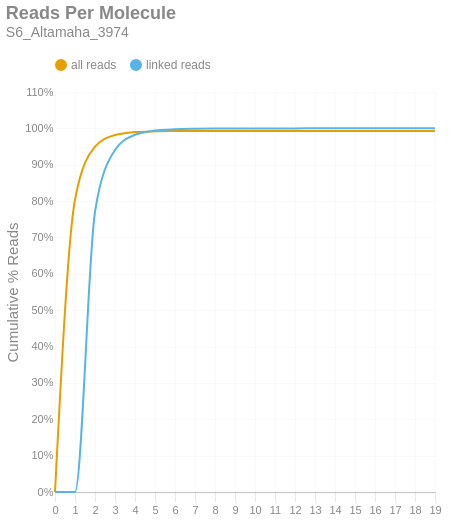

This figure's notebook cell:
### Markdown cell above
### Reads per Molecule
This chart shows the cumulative distribution of the number of reads per linked molecule. That is, how many alignments are associated with a unique molecule. This excludes the number of reads associated with invalid or absent linked-read barcodes. The `linked` histogram is the percentages recalculated when disregarding singletons.

### Code cell
if SKIPLR:
    print_html(f"Skipped")
else:
    counts = np.bincount(valids['reads'].cast(pl.Int64).to_numpy())
    weighted = counts * np.arange(len(counts))
    all_perc = weighted / n_reads
    linked_perc = weighted / n_linked_reads
    linked_perc[1] = 0
    binned_df = pl.DataFrame({
        'readsper': list(range(len(counts))),
        'all reads (cumsum)': np.cumsum(all_perc).tolist(),
        'linked reads (cumsum)': np.cumsum(linked_perc).tolist(),
    })

    with SafeRender(binned_df):
        (
            density_plot(binned_df, 'Reads Per Molecule', samplename, 'readspmol')
            .encode(
                x=alt.X('readsper:O', title=None).axis(labelAngle=0).scale(padding=0),
                y=alt.Y('value:Q', title='Cumulative % Reads').axis(format='%').stack(False),
                color=alt.Color("key:N").scale(domain=["all reads", "linked reads"]),
                tooltip=[
                    alt.Tooltip("key:N", title="Data Type"),
                    alt.Tooltip("readsper:O", title="Reads Per Molecule"),
                    alt.Tooltip("value:Q", format=".2%", title="% Reads (Cum.)")
                ]            
            )
        ).display()

### Figure 1 — Vega-Lite specification as saved in the notebook (floating-point values rounded to 4 significant figures)
{"width": "container", "height": 400, "config": {"title": {"anchor": "start", "dy": -15, "fontSize": 18, "color": "#888888", "subtitleColor": "#888888", "subtitleFontSize": 14}, "arc": {"fill": "#0072B2"}, "axis": {"domainColor": "#888888", "domainWidth": 0.5, "gridWidth": 0.2, "grid": false, "titleFontWeight": 400, "titleFontSize": 15, "labelFontSize": 11, "labelColor": "#888888", "tickColor": "#888888", "tickWidth": 0.2, "titleColor": "#888888"}, "axisBand": {"grid": false}, "axisX": {"grid": true, "tickSize": 10, "domainCap": "round"}, "axisY": {"domain": false, "grid": true, "tickSize": 0, "domainCap": "round"}, "background": "transparent", "header": {"labelFontSize": 15, "labelColor": "#888888", "titleFontSize": 15, "titleFontWeight": 600, "titleColor": "#888888"}, "legend": {"labelFont": "sans-serif", "labelFontSize": 12, "labelColor": "#888888", "symbolSize": 100, "symbolType": "circle", "titleFontSize": 12, "titlePadding": 10, "titleColor": "#888888", "title": null, "orient": "top"}, "range": {"category": ["#E69F00", "#56B4E9", "#009E73", "#F0E442", "#0072B2", "#D55E00", "#CC79A7", "#000000"], "diverging": ["#cfe8f3", "#a2d4ec", "#73bfe2", "#46abdb", "#1696d2", "#12719e"]}, "area": {"fill": "#0072B2", "fillOpacity": 0.7, "line": true, "strokeOpacity": 0.7}, "line": {"color": "#0072B2", "stroke": "#0072B2", "strokeWidth": 2}, "trail": {"color": "#0072B2", "stroke": "#0072B2", "strokeWidth": 0, "size": 1}, "point": {"filled": true, "fillOpacity": 1.0, "size": 95}, "text": {"color": "#888888", "fontSize": 11, "align": "right", "fontWeight": 400, "size": 11}, "bar": {"fill": "#0072B2", "stroke": null}, "view": {"stroke": null, "continuousWidth": 660, "continuousHeight": 400}}, "data": {"name": "data-93c9d75f26dad074a05249531419047d"}, "mark": {"type": "line", "interpolate": "monotone", "point": {"opacity": 0, "size": 275}}, "encoding": {"color": {"field": "key", "scale": {"domain": ["all reads", "linked reads"]}, "type": "nominal"}, "tooltip": [{"field": "key", "title": "Data Type", "type": "nominal"}, {"field": "readsper", "title": "Reads Per Molecule", "type": "ordinal"}, {"field": "value", "format": ".2%", "title": "% Reads (Cum.)", "type": "quantitative"}], "x": {"axis": {"labelAngle": 0}, "field": "readsper", "scale": {"padding": 0}, "title": null, "type": "ordinal"}, "y": {"axis": {"format": "%"}, "field": "value", "stack": false, "title": "Cumulative % Reads", "type": "quantitative"}}, "params": [{"name": "param_c36ac31b6afebe62", "select": {"type": "point", "fields": ["key"]}, "bind": "legend"}], "title": {"text": "Reads Per Molecule", "subtitle": "S6_Altamaha_3974"}, "transform": [{"fold": ["all reads (cumsum)", "linked reads (cumsum)"]}, {"calculate": "replace(datum.key, ' (cumsum)', '')", "as": "key"}, {"filter": {"param": "param_c36ac31b6afebe62"}}], "usermeta": {"embedOptions": {"downloadFileName": "S6_Altamaha_3974.readspmol"}}, "$schema": "https://vega.github.io/schema/vega-lite/v6.1.0.json", "datasets": {"data-93c9d75f26dad074a05249531419047d": [{"readsper": 0, "all reads (cumsum)": 0.0, "linked reads (cumsum)": 0.0}, {"readsper": 1, "all reads (cumsum)": 0.8038, "linked reads (cumsum)": 0.0}, {"readsper": 2, "all reads (cumsum)": 0.9496, "linked reads (cumsum)": 0.7708}, {"readsper": 3, "all reads (cumsum)": 0.9817, "linked reads (cumsum)": 0.9404}, {"readsper": 4, "all reads (cumsum)": 0.9897, "linked reads (cumsum)": 0.9825}, {"readsper": 5, "all reads (cumsum)": 0.9918, "linked reads (cumsum)": 0.994}, {"readsper": 6, "all reads (cumsum)": 0.9925, "linked reads (cumsum)": 0.9976}, {"readsper": 7, "all reads (cumsum)": 0.9928, "linked reads (cumsum)": 0.9989}, {"readsper": 8, "all reads (cumsum)": 0.9929, "linked reads (cumsum)": 0.9995}, {"readsper": 9, "all reads (cumsum)": 0.9929, "linked reads (cumsum)": 0.9997}, {"readsper": 10, "all reads (cumsum)": 0.993, "linked reads (cumsum)": 0.9999}, {"readsper": 11, "all reads (cumsum)": 0.993, "linked reads (cumsum)": 0.9999}, {"readsper": 12, "all reads (cumsum)": 0.993, "linked reads (cumsum)": 0.9999}, {"readsper": 13, "all reads (cumsum)": 0.993, "linked reads (cumsum)": 1.0}, {"readsper": 14, "all reads (cumsum)": 0.993, "linked reads (cumsum)": 1.0}, {"readsper": 15, "all reads (cumsum)": 0.993, "linked reads (cumsum)": 1.0}, {"readsper": 16, "all reads (cumsum)": 0.993, "linked reads (cumsum)": 1.0}, {"readsper": 17, "all reads (cumsum)": 0.993, "linked reads (cumsum)": 1.0}, {"readsper": 18, "all reads (cumsum)": 0.993, "linked reads (cumsum)": 1.0}, {"readsper": 19, "all reads (cumsum)": 0.993, "linked reads (cumsum)": 1.0}]}}
